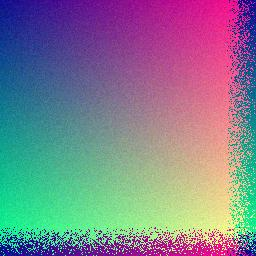
#> input picture data/raw/img_0001.jpg, 256 x 256 px
$ python -i preprocess.py   (imports and definitions only)
#> lines starting #> are read from the running program, lines starting #| are printed output that depends on the picture; after the words box and inside, x2 and y2 are one past the last pixel; in counts of white or black regions, pixels touching at a corner belong together
import os
import argparse
import yaml
import cv2
import numpy as np
import pandas as pd
from tqdm import tqdm

# [40 lines left out: functions create_directory, preprocess_image, not called in this run]

def extract_roi(image_path, output_path, roi_method='adaptive'):
    """
    提取感兴趣区域

    参数:
        image_path: 输入图像路径
        output_path: 输出图像路径
        roi_method: ROI提取方法，'fixed' 或 'adaptive'
    """
#> called with image_path = '../data/raw/img_0001.jpg', output_path = 'out.png', roi_method = 'adaptive'
    # 读取图像
    image = cv2.imread(image_path)
#> image is the input picture: shape (256, 256, 3); mean B, G, R 142.5, 127.3, 127.4
    if image is None:
        print(f"警告：无法读取图像 {image_path}")
        return False

    if roi_method == 'fixed':
        # 固定ROI提取（根据预定义的区域）
        h, w = image.shape[:2]
        # 假设ROI在中心位置，并占据图像的60%
        center_x, center_y = w // 2, h // 2
        roi_w, roi_h = int(w * 0.6), int(h * 0.6)
        x1, y1 = center_x - roi_w // 2, center_y - roi_h // 2
        x2, y2 = x1 + roi_w, y1 + roi_h

        # 提取ROI
        roi = image[y1:y2, x1:x2]
    else:  # 自适应ROI提取
        # 转换为灰度图
        gray = cv2.cvtColor(image, cv2.COLOR_BGR2GRAY)
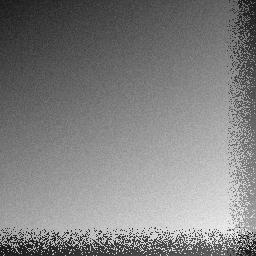
#> gray: shape (256, 256); min 8, max 248, mean 129

        # 高斯滤波
        blurred = cv2.GaussianBlur(gray, (5, 5), 0)
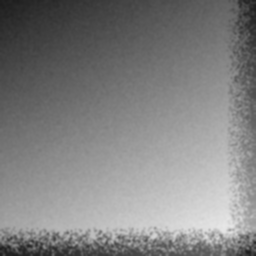
#> blurred: shape (256, 256); min 29, max 231, mean 129.1

        # 自适应阈值分割
        thresh = cv2.adaptiveThreshold(
            blurred, 255, cv2.ADAPTIVE_THRESH_GAUSSIAN_C, cv2.THRESH_BINARY_INV, 11, 2
        )
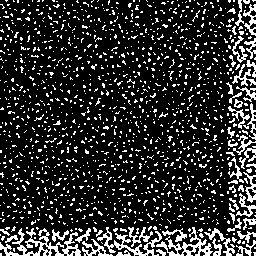
#> thresh: shape (256, 256); 17.8% white in thin lines or dots

        # 寻找轮廓
        contours, _ = cv2.findContours(thresh, cv2.RETR_EXTERNAL, cv2.CHAIN_APPROX_SIMPLE)
#> contours = 1455 contours, 1418 with area under 20; largest, box (x1, y1, x2, y2) and area: (0, 228, 81, 256) 582, (156, 227, 213, 256) 396, (97, 227, 162, 256) 338, (82, 239, 113, 256) 136, (204, 228, 235, 256) 129

        if contours:
            # 找到最大的轮廓
            max_contour = max(contours, key=cv2.contourArea)
#> max_contour = contour of 345 points, box (x1, y1, x2, y2) (0, 228, 81, 256), area 582

            # 获取边界框
            x, y, w, h = cv2.boundingRect(max_contour)
#> x = 0; y = 228; w = 81; h = 28

            # 提取ROI，添加一些边距
            padding = 10
            x1, y1 = max(0, x - padding), max(0, y - padding)
#> x1 = 0; y1 = 218
            x2, y2 = min(image.shape[1], x + w + padding), min(image.shape[0], y + h + padding)
#> x2 = 91; y2 = 256

            # 提取ROI
            roi = image[y1:y2, x1:x2]
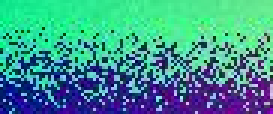
#> roi: shape (38, 91, 3) (shown 3 times larger); mean B, G, R 142.6, 151.7, 63.4
        else:
            # 如果没有找到有效轮廓，使用原始图像
            roi = image

    # 保存ROI图像
    cv2.imwrite(output_path, roi)
    return True

# [67 lines left out: functions process_dataset, main, not called in this run]

# [2 lines not run here, left out]

>>> result = extract_roi('../data/raw/img_0001.jpg', 'out.png')
